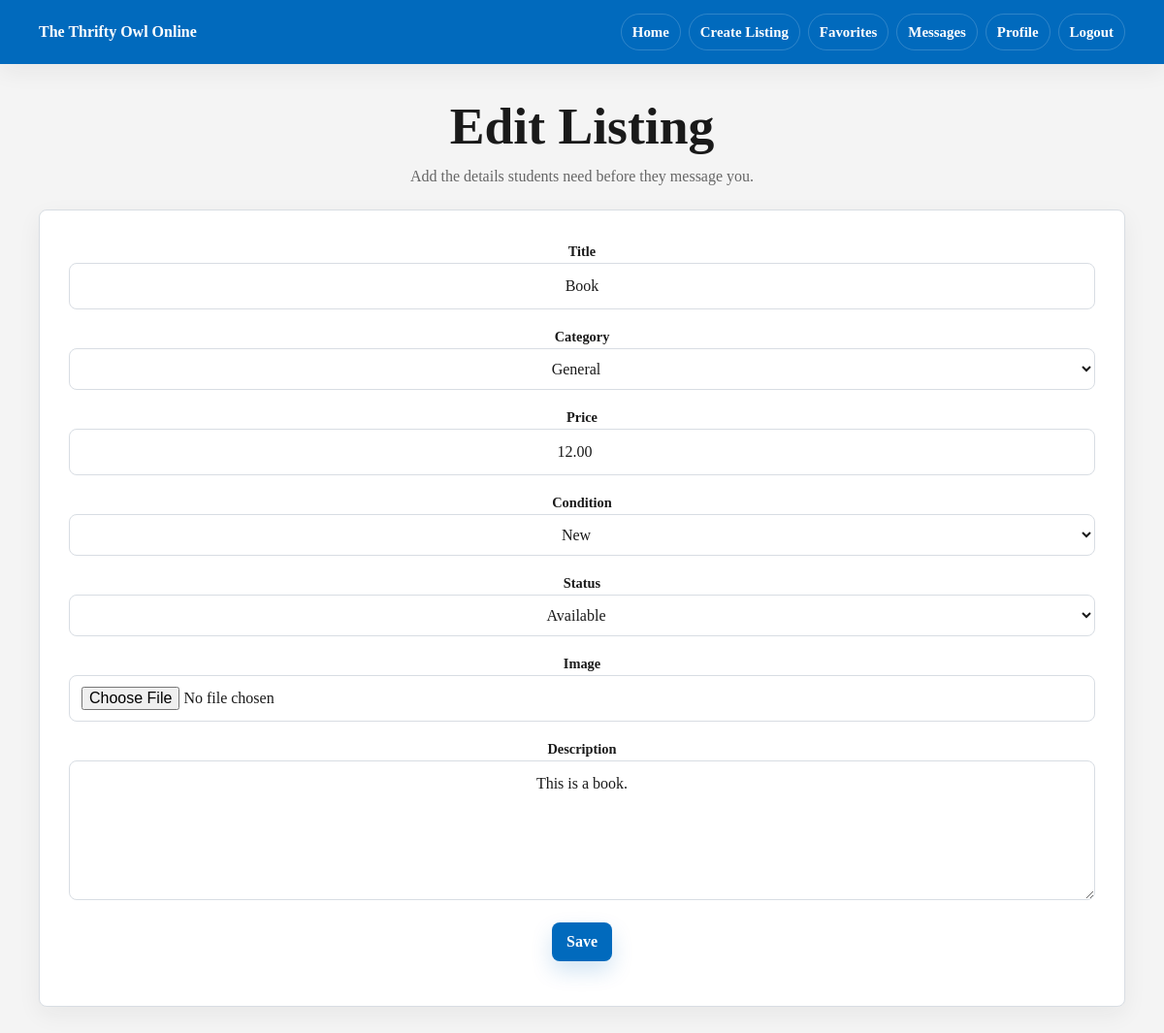
The page /post/1/edit (signed in) on the database its author committed.
### app/models.py (models this page shows)
class Post(db.Model):
    __tablename__ = 'posts'
    id = db.Column(db.Integer, primary_key=True)
    title = db.Column(db.String(150), nullable=False)
    description = db.Column(db.String(300), nullable=False)
    category = db.Column(db.String(80), default='General')
    price = db.Column(db.Numeric(10, 2))
    condition = db.Column(db.String(80), default='Good')
    status = db.Column(db.String(80), default='Available')
    image = db.Column(db.String(200))  # optional image path
    is_active = db.Column(db.Boolean, default=True)
    created_at = db.Column(db.DateTime, default=datetime.utcnow)
    owner_id = db.Column(db.Integer, db.ForeignKey('users.id'), nullable=False)

### app/routes.py (the view, shortened to what this page needs)
@main.route('/post/<int:post_id>/edit', methods=['GET', 'POST'])
@login_required
def edit_post(post_id):
    post = Post.query.get_or_404(post_id)
    if post.owner_id != current_user.id and not current_user.is_admin:
        flash('You can only edit your own listings.')
        return redirect(url_for('main.view_post', post_id=post.id))
    form = PostForm(obj=post)
    return render_template('post_form.html', form=form, title='Edit Listing')

### app/forms.py
class PostForm(FlaskForm):
    title = StringField('Title', validators=[
        DataRequired(),
        Length(max=150)
    ])
    description = TextAreaField('Description', validators=[
        DataRequired(),
        Length(max=300)
    ])
    category = SelectField('Category', choices=[
        ('General', 'General'),
        ('Books', 'Books'),
        ('Clothing', 'Clothing'),
        ('Electronics', 'Electronics'),
        ('Furniture', 'Furniture'),
        ('School Supplies', 'School Supplies'),
        ('Other', 'Other')
    ])
    price = DecimalField('Price', places=2, validators=[Optional(), NumberRange(min=0)])
    condition = SelectField('Condition', choices=[
        ('New', 'New'),
        ('Like New', 'Like New'),
        ('Good', 'Good'),
        ('Fair', 'Fair'),
        ('Poor', 'Poor')
    ])
    status = SelectField('Status', choices=[
        ('Available', 'Available'),
        ('Pending', 'Pending'),
        ('Sold', 'Sold')
    ])
    image = FileField('Image')  # optional
    submit = SubmitField('Save')

### app/models.py (called while the page is built)
@login_manager.user_loader
def load_user(user_id):
    return User.query.get(int(user_id))

### app/templates/post_form.html (shortened to what this page needs)
{% extends "base.html" %}
{% block content %}
<section class="page-header">
    <h1>{{ title }}</h1>
    <p class="muted">Add the details students need before they message you.</p>
</section>
<section class="card">
    <form method="post" enctype="multipart/form-data">
        <div>
            <label for="{{ form.title.id }}">{{ form.title.label.text }}</label>
            {{ form.title() }}
        </div>
        <div>
            <label for="{{ form.category.id }}">{{ form.category.label.text }}</label>
            {{ form.category() }}
        </div>
        <div>
            <label for="{{ form.price.id }}">{{ form.price.label.text }}</label>
            {{ form.price() }}
        </div>
        <div>
            <label for="{{ form.condition.id }}">{{ form.condition.label.text }}</label>
            {{ form.condition() }}
        </div>
        <div>
            <label for="{{ form.status.id }}">{{ form.status.label.text }}</label>
            {{ form.status() }}
        </div>
        <div>
            <label for="{{ form.image.id }}">{{ form.image.label.text }}</label>
            {{ form.image() }}
        </div>
        <div>
            <label for="{{ form.description.id }}">{{ form.description.label.text }}</label>
            {{ form.description(rows=5) }}
        </div>
        <p>{{ form.submit() }}</p>
    </form>
</section>
{% endblock %}

### app/static/style.css (style rules this page uses)
:root { --blue: #016ABD; --blue-dark: #003399; --bg: #F4F4F4; --card: #ffffff; --border: #d8dde3; --text: #1a1a1a; --muted: #666666; --danger: #a82222; --radius: 8px; --shadow: 0 18px 45px rgba(26, 26, 26, 0.08); --shadow-soft: 0 8px 24px rgba(26, 26, 26, 0.06); }
* { box-sizing: border-box; }
body { margin: 0; background: var(--bg); color: var(--text); font-family: georgia, serif; line-height: 1.5; -webkit-font-smoothing: antialiased; }
h1, h2, h3, p { margin-top: 0; }
h1, h2, h3 { line-height: 1.15; letter-spacing: 0; }
h1 { font-size: clamp(2rem, 5vw, 3.35rem); }
.container>* { width: 100%; }
form { display: grid; gap: 16px; text-align: center; }
label { color: var(--text); font-size: 0.9rem; font-weight: 800; }
input, select, textarea { width: 100%; padding: 11px 12px; border: 1px solid var(--border); border-radius: var(--radius); background: white; color: var(--text); font: inherit; text-align: center; transition: border-color 160ms ease, box-shadow 160ms ease; }
textarea { min-height: 100px; resize: vertical; }
input[type="submit"], button, .button { min-height: 40px; width: fit-content; display: inline-flex; align-items: center; justify-content: center; padding: 10px 15px; border: 0; border-radius: var(--radius); background: var(--blue); color: white; box-shadow: 0 10px 22px rgba(1, 106, 189, 0.18); font: inherit; font-weight: 800; line-height: 1.2; cursor: pointer; }
.card { background: var(--card); border: 1px solid var(--border); border-radius: var(--radius); padding: clamp(20px, 3vw, 30px); box-shadow: var(--shadow-soft); text-align: center; }
.page-header { text-align: center; }
.page-header h1 { margin-bottom: 8px; }
.page-header p { margin-bottom: 0; }
.muted { color: var(--muted); }

### rows shown on the page
Post: title "Book", category "General", price "12.00", condition "New", status "Available", description "This is a book."

### other values the page prints
{{ title }} "Edit Listing"
